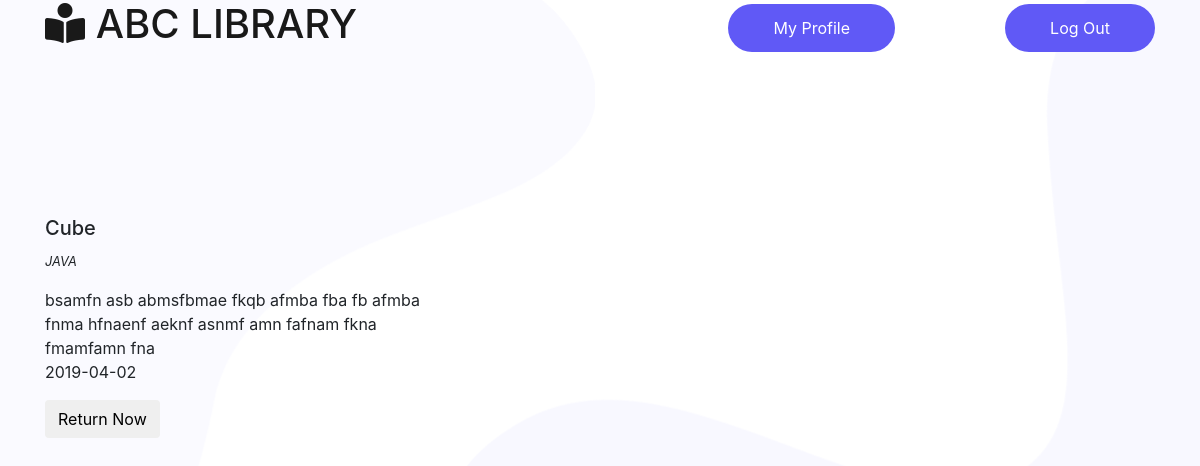
Screenshot of /chekout.php?p_id=28 with the database file from the repository.
### tables this page shows
CREATE TABLE `recervations` (
  `id` int(11) NOT NULL,
  `user_id` int(255) NOT NULL,
  `book_id` int(255) NOT NULL,
  `rDate` date NOT NULL,
  `bookname` varchar(255) NOT NULL,
  `email` varchar(255) NOT NULL,
  `contact` varchar(12) NOT NULL,
  `status` varchar(12) NOT NULL,
  `image` varchar(255) NOT NULL,
  `bcategory` varchar(255) NOT NULL,
  `discription` text NOT NULL,
  `firstName` varchar(255) NOT NULL,
  `lastname` varchar(255) NOT NULL,
  `mobile` varchar(255) NOT NULL,
  `price` int(255) NOT NULL,
  `lateFee` int(255) NOT NULL
);

### chekout.php (the view, shortened to what this page needs)
<?php include"include/db.php" ?>
<?php include"include/header.php" ?>
<?php include"include/nav.php" ?>
<br><br><br><br><br><br><br><br>
<div class="container">
  <div class="row">
        <form action="" method="post">
<?php
            if(isset($_GET['p_id'])){
                $the_user_id = $_GET['p_id'];
                $query = "SELECT * FROM recervations where id = '$the_user_id' ";
                                $select_book = mysqli_query($connection,$query);
                                      while($row = mysqli_fetch_assoc($select_book)){
                                            $bookName = $row['bookname'];
                                            $bDate = $row['rDate'];
                                            $bcategory = $row['bcategory'];
                                            $discription = $row['discription'];
?>
    <div class="col-md-6 img">
    </div>
    <div class="col-md-6 details">
        <blockquote>
            <h5><?php echo $bookName; ?></h5>
            <small><cite title="Source Title"><?php echo $bcategory; ?><i class="icon-map-marker"></i></cite></small>
        </blockquote>
        <p>
          <?php echo $discription; ?><br>
          <?php echo $bDate; ?><br>
        </p>
            <button name="updateBooks" type="submit" class="btn">Return Now</button>
    </div>
                             <?php   }
 }
?>
</form>
  </div>
</div>

### css/style.css (style rules this page uses)
body { color: #888888; font-family: "Roboto", sans-serif; font-size: 15px; font-weight: 400; line-height: 1.667; }
button { cursor: pointer; }
h1, h2, h3, h4, h5, h6 { font-family: "Roboto Condensed", sans-serif; color: #2a2a2a; line-height: 1.25; }
.bg-shape { position: relative; }
.bg-shape::before { content: ""; display: block; position: absolute; top: 0; left: 0; width: 595px; height: 660px; background: url(../img/home/bg-shape-left.png) left center no-repeat; background-size: cover; z-index: -1; }
.bg-shape::after { content: ""; display: block; position: absolute; top: 0; right: 0; width: 755px; height: 860px; background: url(../img/home/bg-shape-right.png) left center no-repeat; background-size: cover; z-index: -1; }

### rows the page displays
recervations: bookname "Cube", bcategory "JAVA", discription "bsamfn asb abmsfbmae fkqb afmba fba fb afmba fnma hfnaenf aeknf asnmf amn fafnam fkna fmamfamn fna", rDate "2019-04-02"
